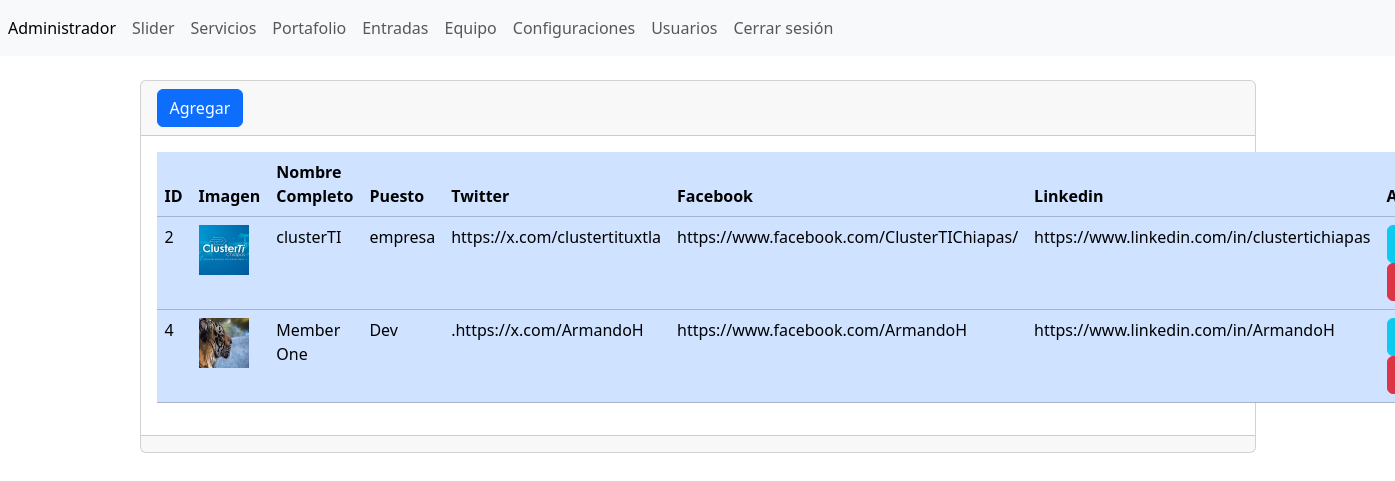
Screenshot of /website/admin/secciones/equipo/index.php (signed in) with the database file from the repository.
### tables this page shows
CREATE TABLE `equipo` (
  `id` int NOT NULL AUTO_INCREMENT,
  `imagen` varchar(255) NOT NULL,
  `nombrecompleto` varchar(255) NOT NULL,
  `puesto` varchar(255) NOT NULL,
  `twitter` varchar(255) NOT NULL,
  `facebook` varchar(255) NOT NULL,
  `linkedin` varchar(255) NOT NULL,
  PRIMARY KEY (`id`)
);

### website/admin/secciones/equipo/index.php (the view, shortened to what this page needs)
<?php
include("../../bd.php");
$sentencia=$conexion->prepare("SELECT * FROM `equipo`");
$sentencia->execute();
$lista_entradas=$sentencia->fetchAll(PDO::FETCH_ASSOC);
include("../../templates/header.php")
?>
<div class="card">
    <div class="card-header">
        <a
            name=""
            id=""
            class="btn btn-primary"
            href="crear.php"
            role="button"
            >Agregar</a
        >
    </div>
    <div class="card-body">
        <div
            class="table-responsive-sm"
        >
            <table
                class="table table-primary"
            >
                <thead>
                    <tr>
                        <th scope="col">ID</th>
                        <th scope="col">Imagen</th>
                        <th scope="col">Nombre Completo</th>
                        <th scope="col">Puesto</th>
                        <th scope="col">Twitter</th>
                        <th scope="col">Facebook</th>
                        <th scope="col">Linkedin</th>
                        <th scope="col">Acciones</th>
                    </tr>
                </thead>
                <tbody>
                <?php foreach ($lista_entradas as $registros){?>
                    <tr class="">
                        <td><?php echo $registros['id'];?></td>
                        <td><img  src="../../../assets/img/team/<?php echo $registros['imagen'];?>" width="50" height="50"></td>
                        <td><?php echo $registros['nombrecompleto'];?></td>
                        <td><?php echo $registros['puesto'];?></td>
                        <td><?php echo $registros['twitter'];?></td>
                        <td><?php echo $registros['facebook'];?></td>
                        <td><?php echo $registros['linkedin'];?></td>
                        <td> <a
                                name=""
                                id=""
                                class="btn btn-info"
                                href="editar.php?txtID=<?php echo $registros['id'];?>"
                                role="button"
                                >Editar</a
                            >
                            <a
                                name=""
                                id=""
                                class="btn btn-danger"
                                href="index.php?txtID=<?php echo $registros['id'];?>"
                                role="button"
                                >Eliminar</a
                            >
                        </td>
                    </tr>
                    <?php }?>
                </tbody>
            </table>
        </div>
    </div>
    <div class="card-footer text-muted"></div>
</div>
<?php
include("../../templates/footer.php")
?>

### rows the page displays
equipo: id "2", imagen (picture), nombrecompleto "clusterTI", puesto "empresa", twitter "https://x.com/clustertituxtla", facebook "https://www.facebook.com/ClusterTIChiapas/", linkedin "https://www.linkedin.com/in/clustertichiapas"
equipo: id "4", imagen (picture), nombrecompleto "Member One", puesto "Dev", twitter ".https://x.com/ArmandoH", facebook "https://www.facebook.com/ArmandoH", linkedin "https://www.linkedin.com/in/ArmandoH"
